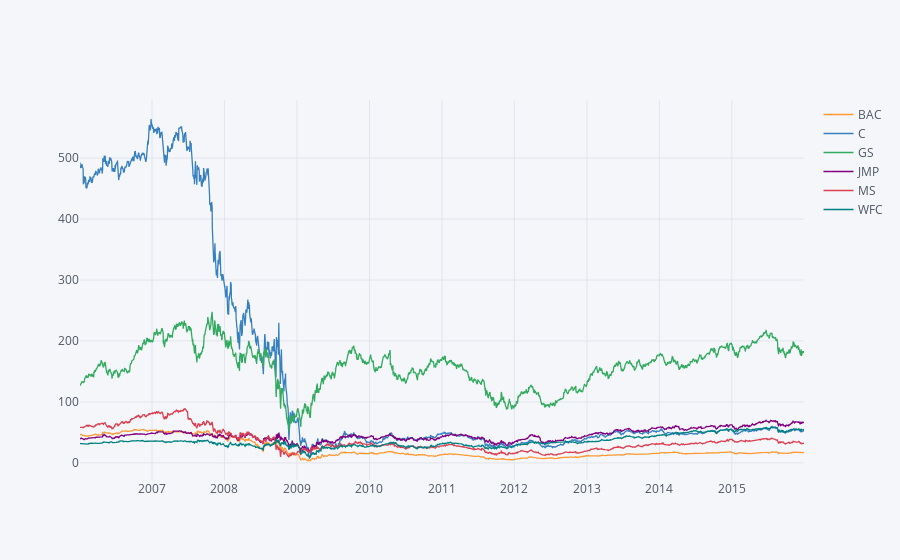

The code cell stored with this chart in its notebook:
### Code cell
bank_stocks.xs(key='Close',axis=1,level='Stock Info').iplot()

### Figure 1 — Plotly figure (JSON) as saved in the notebook; plotly's stock layout.template omitted (floating-point values rounded to 4 significant figures; data arrays with more than 128 entries replaced by an {"elided": "..."} marker saying what was removed)
{"data": [{"line": {"color": "rgba(255, 153, 51, 1.0)", "dash": "solid", "shape": "linear", "width": 1.3}, "mode": "lines", "name": "BAC", "text": "", "type": "scatter", "uid": "1a0eec59-80cf-4f56-8480-988269b1873d", "x": {"elided": "2517 str values"}, "y": {"elided": "2517 float values"}}, {"line": {"color": "rgba(55, 128, 191, 1.0)", "dash": "solid", "shape": "linear", "width": 1.3}, "mode": "lines", "name": "C", "text": "", "type": "scatter", "uid": "8aec4d9c-a982-432f-ac83-2fe228bf3dbd", "x": {"elided": "2517 str values"}, "y": {"elided": "2517 float values"}}, {"line": {"color": "rgba(50, 171, 96, 1.0)", "dash": "solid", "shape": "linear", "width": 1.3}, "mode": "lines", "name": "GS", "text": "", "type": "scatter", "uid": "60c5d056-3a52-47bf-837c-a95469082aa6", "x": {"elided": "2517 str values"}, "y": {"elided": "2517 float values"}}, {"line": {"color": "rgba(128, 0, 128, 1.0)", "dash": "solid", "shape": "linear", "width": 1.3}, "mode": "lines", "name": "JMP", "text": "", "type": "scatter", "uid": "49c0ecf8-9a78-4d24-9a22-5445d6b7ace0", "x": {"elided": "2517 str values"}, "y": {"elided": "2517 float values"}}, {"line": {"color": "rgba(219, 64, 82, 1.0)", "dash": "solid", "shape": "linear", "width": 1.3}, "mode": "lines", "name": "MS", "text": "", "type": "scatter", "uid": "4475015d-7d98-4fb8-90df-623d66f64bd2", "x": {"elided": "2517 str values"}, "y": {"elided": "2517 float values"}}, {"line": {"color": "rgba(0, 128, 128, 1.0)", "dash": "solid", "shape": "linear", "width": 1.3}, "mode": "lines", "name": "WFC", "text": "", "type": "scatter", "uid": "a4779e3c-9239-4546-9e77-b5aaf9b965bd", "x": {"elided": "2517 str values"}, "y": {"elided": "2517 float values"}}], "layout": {"legend": {"bgcolor": "#F5F6F9", "font": {"color": "#4D5663"}}, "paper_bgcolor": "#F5F6F9", "plot_bgcolor": "#F5F6F9", "title": {"font": {"color": "#4D5663"}}, "xaxis": {"gridcolor": "#E1E5ED", "showgrid": true, "tickfont": {"color": "#4D5663"}, "title": {"font": {"color": "#4D5663"}, "text": ""}, "zerolinecolor": "#E1E5ED"}, "yaxis": {"gridcolor": "#E1E5ED", "showgrid": true, "tickfont": {"color": "#4D5663"}, "title": {"font": {"color": "#4D5663"}, "text": ""}, "zerolinecolor": "#E1E5ED"}}}
